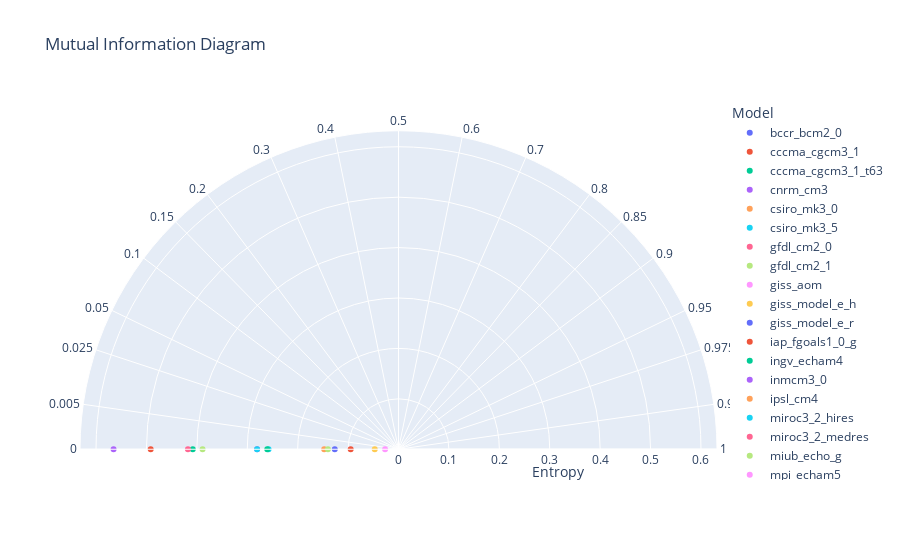

Here is the notebook cell this chart was saved with:
### Code cell
chart_mi_res = chart_create_mid(df_dataset_1_mid, 'bccr_bcm2_0', string_type=string_type_mid)
chart_mi_res.show()

### Figure 1 — Plotly figure (JSON) as saved in the notebook; plotly's stock layout.template omitted (floating-point values rounded to 4 significant figures)
{"data": [{"hovertemplate": "Model=bccr_bcm2_0<br>Entropy=%{r}<br>Angle_SMI=%{theta}<extra></extra>", "legendgroup": "bccr_bcm2_0", "marker": {"color": "#636efa", "symbol": "circle"}, "mode": "markers", "name": "bccr_bcm2_0", "r": [-0.7318], "showlegend": true, "subplot": "polar", "theta": [1.207e-06], "type": "scatterpolar"}, {"hovertemplate": "Model=cccma_cgcm3_1<br>Entropy=%{r}<br>Angle_SMI=%{theta}<extra></extra>", "legendgroup": "cccma_cgcm3_1", "marker": {"color": "#EF553B", "symbol": "circle"}, "mode": "markers", "name": "cccma_cgcm3_1", "r": [0.4915], "showlegend": true, "subplot": "polar", "theta": [180], "type": "scatterpolar"}, {"hovertemplate": "Model=cccma_cgcm3_1_t63<br>Entropy=%{r}<br>Angle_SMI=%{theta}<extra></extra>", "legendgroup": "cccma_cgcm3_1_t63", "marker": {"color": "#00cc96", "symbol": "circle"}, "mode": "markers", "name": "cccma_cgcm3_1_t63", "r": [0.4081], "showlegend": true, "subplot": "polar", "theta": [180], "type": "scatterpolar"}, {"hovertemplate": "Model=cnrm_cm3<br>Entropy=%{r}<br>Angle_SMI=%{theta}<extra></extra>", "legendgroup": "cnrm_cm3", "marker": {"color": "#ab63fa", "symbol": "circle"}, "mode": "markers", "name": "cnrm_cm3", "r": [0.5652], "showlegend": true, "subplot": "polar", "theta": [180], "type": "scatterpolar"}, {"hovertemplate": "Model=csiro_mk3_0<br>Entropy=%{r}<br>Angle_SMI=%{theta}<extra></extra>", "legendgroup": "csiro_mk3_0", "marker": {"color": "#FFA15A", "symbol": "circle"}, "mode": "markers", "name": "csiro_mk3_0", "r": [-0.1965], "showlegend": true, "subplot": "polar", "theta": [129.7], "type": "scatterpolar"}, {"hovertemplate": "Model=csiro_mk3_5<br>Entropy=%{r}<br>Angle_SMI=%{theta}<extra></extra>", "legendgroup": "csiro_mk3_5", "marker": {"color": "#19d3f3", "symbol": "circle"}, "mode": "markers", "name": "csiro_mk3_5", "r": [0.2578], "showlegend": true, "subplot": "polar", "theta": [180], "type": "scatterpolar"}, {"hovertemplate": "Model=gfdl_cm2_0<br>Entropy=%{r}<br>Angle_SMI=%{theta}<extra></extra>", "legendgroup": "gfdl_cm2_0", "marker": {"color": "#FF6692", "symbol": "circle"}, "mode": "markers", "name": "gfdl_cm2_0", "r": [0.4177], "showlegend": true, "subplot": "polar", "theta": [180], "type": "scatterpolar"}, {"hovertemplate": "Model=gfdl_cm2_1<br>Entropy=%{r}<br>Angle_SMI=%{theta}<extra></extra>", "legendgroup": "gfdl_cm2_1", "marker": {"color": "#B6E880", "symbol": "circle"}, "mode": "markers", "name": "gfdl_cm2_1", "r": [0.3887], "showlegend": true, "subplot": "polar", "theta": [180], "type": "scatterpolar"}, {"hovertemplate": "Model=giss_aom<br>Entropy=%{r}<br>Angle_SMI=%{theta}<extra></extra>", "legendgroup": "giss_aom", "marker": {"color": "#FF97FF", "symbol": "circle"}, "mode": "markers", "name": "giss_aom", "r": [0.0266], "showlegend": true, "subplot": "polar", "theta": [180], "type": "scatterpolar"}, {"hovertemplate": "Model=giss_model_e_h<br>Entropy=%{r}<br>Angle_SMI=%{theta}<extra></extra>", "legendgroup": "giss_model_e_h", "marker": {"color": "#FECB52", "symbol": "circle"}, "mode": "markers", "name": "giss_model_e_h", "r": [-0.3232], "showlegend": true, "subplot": "polar", "theta": [136.9], "type": "scatterpolar"}, {"hovertemplate": "Model=giss_model_e_r<br>Entropy=%{r}<br>Angle_SMI=%{theta}<extra></extra>", "legendgroup": "giss_model_e_r", "marker": {"color": "#636efa", "symbol": "circle"}, "mode": "markers", "name": "giss_model_e_r", "r": [-0.3313], "showlegend": true, "subplot": "polar", "theta": [180], "type": "scatterpolar"}, {"hovertemplate": "Model=iap_fgoals1_0_g<br>Entropy=%{r}<br>Angle_SMI=%{theta}<extra></extra>", "legendgroup": "iap_fgoals1_0_g", "marker": {"color": "#EF553B", "symbol": "circle"}, "mode": "markers", "name": "iap_fgoals1_0_g", "r": [0.09487], "showlegend": true, "subplot": "polar", "theta": [180], "type": "scatterpolar"}, {"hovertemplate": "Model=ingv_echam4<br>Entropy=%{r}<br>Angle_SMI=%{theta}<extra></extra>", "legendgroup": "ingv_echam4", "marker": {"color": "#00cc96", "symbol": "circle"}, "mode": "markers", "name": "ingv_echam4", "r": [0.2603], "showlegend": true, "subplot": "polar", "theta": [180], "type": "scatterpolar"}, {"hovertemplate": "Model=inmcm3_0<br>Entropy=%{r}<br>Angle_SMI=%{theta}<extra></extra>", "legendgroup": "inmcm3_0", "marker": {"color": "#ab63fa", "symbol": "circle"}, "mode": "markers", "name": "inmcm3_0", "r": [0.2805], "showlegend": true, "subplot": "polar", "theta": [180], "type": "scatterpolar"}, {"hovertemplate": "Model=ipsl_cm4<br>Entropy=%{r}<br>Angle_SMI=%{theta}<extra></extra>", "legendgroup": "ipsl_cm4", "marker": {"color": "#FFA15A", "symbol": "circle"}, "mode": "markers", "name": "ipsl_cm4", "r": [0.1474], "showlegend": true, "subplot": "polar", "theta": [180], "type": "scatterpolar"}, {"hovertemplate": "Model=miroc3_2_hires<br>Entropy=%{r}<br>Angle_SMI=%{theta}<extra></extra>", "legendgroup": "miroc3_2_hires", "marker": {"color": "#19d3f3", "symbol": "circle"}, "mode": "markers", "name": "miroc3_2_hires", "r": [0.2805], "showlegend": true, "subplot": "polar", "theta": [180], "type": "scatterpolar"}, {"hovertemplate": "Model=miroc3_2_medres<br>Entropy=%{r}<br>Angle_SMI=%{theta}<extra></extra>", "legendgroup": "miroc3_2_medres", "marker": {"color": "#FF6692", "symbol": "circle"}, "mode": "markers", "name": "miroc3_2_medres", "r": [-0.3525], "showlegend": true, "subplot": "polar", "theta": [132.5], "type": "scatterpolar"}, {"hovertemplate": "Model=miub_echo_g<br>Entropy=%{r}<br>Angle_SMI=%{theta}<extra></extra>", "legendgroup": "miub_echo_g", "marker": {"color": "#B6E880", "symbol": "circle"}, "mode": "markers", "name": "miub_echo_g", "r": [0.1399], "showlegend": true, "subplot": "polar", "theta": [180], "type": "scatterpolar"}, {"hovertemplate": "Model=mpi_echam5<br>Entropy=%{r}<br>Angle_SMI=%{theta}<extra></extra>", "legendgroup": "mpi_echam5", "marker": {"color": "#FF97FF", "symbol": "circle"}, "mode": "markers", "name": "mpi_echam5", "r": [-0.1601], "showlegend": true, "subplot": "polar", "theta": [131.6], "type": "scatterpolar"}, {"hovertemplate": "Model=ncar_pcm1<br>Entropy=%{r}<br>Angle_SMI=%{theta}<extra></extra>", "legendgroup": "ncar_pcm1", "marker": {"color": "#FECB52", "symbol": "circle"}, "mode": "markers", "name": "ncar_pcm1", "r": [0.04715], "showlegend": true, "subplot": "polar", "theta": [180], "type": "scatterpolar"}, {"hovertemplate": "Model=ukmo_hadcm3<br>Entropy=%{r}<br>Angle_SMI=%{theta}<extra></extra>", "legendgroup": "ukmo_hadcm3", "marker": {"color": "#636efa", "symbol": "circle"}, "mode": "markers", "name": "ukmo_hadcm3", "r": [0.1264], "showlegend": true, "subplot": "polar", "theta": [180], "type": "scatterpolar"}, {"hovertemplate": "Model=ukmo_hadgem1<br>Entropy=%{r}<br>Angle_SMI=%{theta}<extra></extra>", "legendgroup": "ukmo_hadgem1", "marker": {"color": "#EF553B", "symbol": "circle"}, "mode": "markers", "name": "ukmo_hadgem1", "r": [-0.3724], "showlegend": true, "subplot": "polar", "theta": [136.0], "type": "scatterpolar"}], "layout": {"autosize": true, "legend": {"title": {"text": "Model"}, "tracegroupgap": 0}, "polar": {"angularaxis": {"direction": "counterclockwise", "rotation": 0, "ticktext": [0, 0.005, 0.025, 0.05, 0.1, 0.15, 0.2, 0.3, 0.4, 0.5, 0.6, 0.7, 0.8, 0.85, 0.9, 0.95, 0.975, 0.995, 1], "tickvals": [180, 171.9, 161.8, 154.2, 143.1, 134.4, 126.9, 113.6, 101.5, 90, 78.46, 66.42, 53.13, 45.57, 36.87, 25.84, 18.19, 8.11, 0], "type": "linear"}, "domain": {"x": [0, 1], "y": [0, 1]}, "radialaxis": {"autorange": false, "range": [0, 0.6318], "title": {"text": "Entropy"}, "type": "linear"}, "sector": [0, 180]}, "title": {"text": "Mutual Information Diagram"}}}
